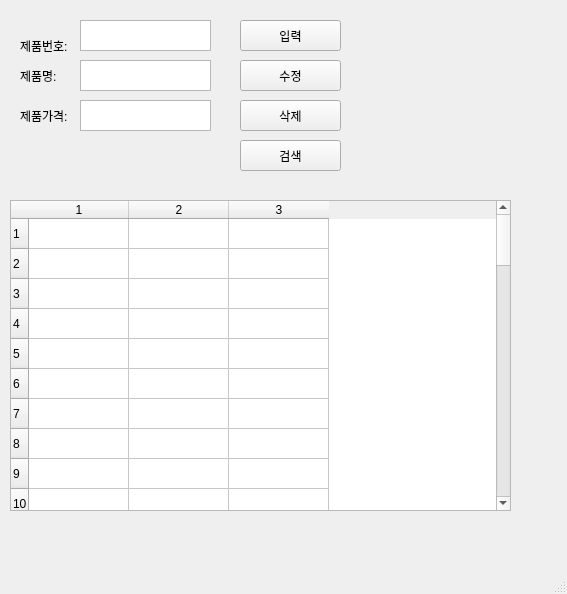
<?xml version="1.0" encoding="UTF-8"?>
<ui version="4.0">
 <class>MainWindow</class>
 <widget class="QMainWindow" name="MainWindow">
  <property name="geometry">
   <rect>
    <x>0</x>
    <y>0</y>
    <width>567</width>
    <height>594</height>
   </rect>
  </property>
  <property name="windowTitle">
   <string>MainWindow</string>
  </property>
  <widget class="QWidget" name="centralwidget">
   <widget class="QTextEdit" name="prodName">
    <property name="geometry">
     <rect>
      <x>80</x>
      <y>60</y>
      <width>131</width>
      <height>31</height>
     </rect>
    </property>
   </widget>
   <widget class="QTextEdit" name="prodPrice">
    <property name="geometry">
     <rect>
      <x>80</x>
      <y>100</y>
      <width>131</width>
      <height>31</height>
     </rect>
    </property>
   </widget>
   <widget class="QLabel" name="label">
    <property name="geometry">
     <rect>
      <x>20</x>
      <y>60</y>
      <width>61</width>
      <height>31</height>
     </rect>
    </property>
    <property name="text">
     <string>제품명:</string>
    </property>
   </widget>
   <widget class="QLabel" name="label_2">
    <property name="geometry">
     <rect>
      <x>20</x>
      <y>100</y>
      <width>61</width>
      <height>31</height>
     </rect>
    </property>
    <property name="text">
     <string>제품가격:</string>
    </property>
   </widget>
   <widget class="QTableWidget" name="tableWidget">
    <property name="geometry">
     <rect>
      <x>10</x>
      <y>200</y>
      <width>501</width>
      <height>311</height>
     </rect>
    </property>
    <property name="rowCount">
     <number>50</number>
    </property>
    <property name="columnCount">
     <number>3</number>
    </property>
    <row/>
    <row/>
    <row/>
    <row/>
    <row/>
    <row/>
    <row/>
    <row/>
    <row/>
    <row/>
    <row/>
    <row/>
    <row/>
    <row/>
    <row/>
    <row/>
    <row/>
    <row/>
    <row/>
    <row/>
    <row/>
    <row/>
    <row/>
    <row/>
    <row/>
    <row/>
    <row/>
    <row/>
    <row/>
    <row/>
    <row/>
    <row/>
    <row/>
    <row/>
    <row/>
    <row/>
    <row/>
    <row/>
    <row/>
    <row/>
    <row/>
    <row/>
    <row/>
    <row/>
    <row/>
    <row/>
    <row/>
    <row/>
    <row/>
    <row/>
    <column/>
    <column/>
    <column/>
   </widget>
   <widget class="QPushButton" name="pushButton">
    <property name="geometry">
     <rect>
      <x>240</x>
      <y>20</y>
      <width>101</width>
      <height>31</height>
     </rect>
    </property>
    <property name="text">
     <string>입력</string>
    </property>
   </widget>
   <widget class="QPushButton" name="pushButton_2">
    <property name="geometry">
     <rect>
      <x>240</x>
      <y>60</y>
      <width>101</width>
      <height>31</height>
     </rect>
    </property>
    <property name="text">
     <string>수정</string>
    </property>
   </widget>
   <widget class="QPushButton" name="pushButton_3">
    <property name="geometry">
     <rect>
      <x>240</x>
      <y>100</y>
      <width>101</width>
      <height>31</height>
     </rect>
    </property>
    <property name="text">
     <string>삭제</string>
    </property>
   </widget>
   <widget class="QPushButton" name="pushButton_4">
    <property name="geometry">
     <rect>
      <x>240</x>
      <y>140</y>
      <width>101</width>
      <height>31</height>
     </rect>
    </property>
    <property name="text">
     <string>검색</string>
    </property>
   </widget>
   <widget class="QTextEdit" name="prodID">
    <property name="geometry">
     <rect>
      <x>80</x>
      <y>20</y>
      <width>131</width>
      <height>31</height>
     </rect>
    </property>
   </widget>
   <widget class="QLabel" name="label_3">
    <property name="geometry">
     <rect>
      <x>20</x>
      <y>30</y>
      <width>61</width>
      <height>31</height>
     </rect>
    </property>
    <property name="text">
     <string>제품번호:</string>
    </property>
   </widget>
  </widget>
  <widget class="QMenuBar" name="menubar">
   <property name="geometry">
    <rect>
     <x>0</x>
     <y>0</y>
     <width>567</width>
     <height>21</height>
    </rect>
   </property>
  </widget>
  <widget class="QStatusBar" name="statusbar"/>
 </widget>
 <resources/>
 <connections>
  <connection>
   <sender>pushButton</sender>
   <signal>clicked()</signal>
   <receiver>MainWindow</receiver>
   <slot>addProduct()</slot>
   <hints>
    <hint type="sourcelabel">
     <x>329</x>
     <y>65</y>
    </hint>
    <hint type="destinationlabel">
     <x>383</x>
     <y>75</y>
    </hint>
   </hints>
  </connection>
  <connection>
   <sender>pushButton_2</sender>
   <signal>clicked()</signal>
   <receiver>MainWindow</receiver>
   <slot>updateProduct()</slot>
   <hints>
    <hint type="sourcelabel">
     <x>331</x>
     <y>105</y>
    </hint>
    <hint type="destinationlabel">
     <x>373</x>
     <y>117</y>
    </hint>
   </hints>
  </connection>
  <connection>
   <sender>pushButton_3</sender>
   <signal>clicked()</signal>
   <receiver>MainWindow</receiver>
   <slot>removeProduct()</slot>
   <hints>
    <hint type="sourcelabel">
     <x>342</x>
     <y>145</y>
    </hint>
    <hint type="destinationlabel">
     <x>395</x>
     <y>165</y>
    </hint>
   </hints>
  </connection>
  <connection>
   <sender>pushButton_4</sender>
   <signal>clicked()</signal>
   <receiver>MainWindow</receiver>
   <slot>getProduct()</slot>
   <hints>
    <hint type="sourcelabel">
     <x>329</x>
     <y>185</y>
    </hint>
    <hint type="destinationlabel">
     <x>377</x>
     <y>215</y>
    </hint>
   </hints>
  </connection>
  <connection>
   <sender>tableWidget</sender>
   <signal>doubleClicked(QModelIndex)</signal>
   <receiver>MainWindow</receiver>
   <slot>doubleClick()</slot>
   <hints>
    <hint type="sourcelabel">
     <x>351</x>
     <y>371</y>
    </hint>
    <hint type="destinationlabel">
     <x>396</x>
     <y>569</y>
    </hint>
   </hints>
  </connection>
 </connections>
 <slots>
  <slot>addProduct()</slot>
  <slot>updateProduct()</slot>
  <slot>removeProduct()</slot>
  <slot>getProduct()</slot>
  <slot>doubleClick()</slot>
 </slots>
</ui>
